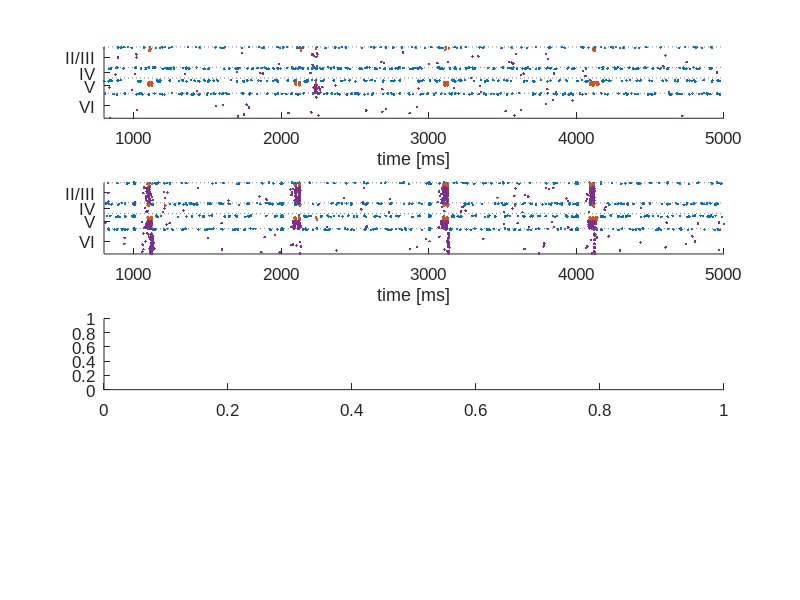

MATLAB code to generate this figure: (Note: this script raises an error after producing the figure.)
set(0,'DefaultAxesFontName', 'Arial')
set(0,'DefaultAxesFontSize', 12)

% Change default text fonts.
set(0,'DefaultTextFontname', 'Arial')
set(0,'DefaultTextFontSize', 12)

%partA

%lfp_A = []; %1hz
spikes_data = load('activity_f_frequency_inputer.csv');
min_time = 800;
max_time =5000;
start_index = find (spikes_data(:,1)>=min_time,1, 'first');
end_index = find (spikes_data(:,1)< max_time,1, 'last');
spikes = spikes_data(start_index:end_index,:);
%lfp_A = lfp_A(start_index:end_index,:);
col_number = 3;
    figure;
for col = 2:col_number 
   subplot(4,1,col - 1);
   
    spikes_temp = spikes(spikes(:,3)== (col-1),:);
 
    scatter(spikes_temp(spikes_temp(:,4)==1, 1), spikes_temp(spikes_temp(:,4)==1, 2), '.r');
    hold on;
    scatter(spikes_temp(spikes_temp(:,4)==2, 1), spikes_temp(spikes_temp(:,4)==2, 2), '.b');
     hold on;
    scatter(spikes_temp(spikes_temp(:,4)==4, 1), spikes_temp(spikes_temp(:,4)==4, 2),'Marker', '.', 'MarkerEdgeColor',[0,0.6,0.2]);
    hold on;
    scatter(spikes_temp(spikes_temp(:,4)==3, 1), spikes_temp(spikes_temp(:,4)==3, 2), '.g');
  
    %layer markings
    VItop = max(spikes_temp(spikes_temp(:,5) == 6,2))
    Vtop = max(spikes_temp(spikes_temp(:,5) == 5,2));
    IVtop = max(spikes_temp(spikes_temp(:,5) == 4,2));
    IIItop = max(spikes_temp(spikes_temp(:,5) == 3,2));

    %axes
    minCol = min( spikes_temp(:,2));
    maxCol = max( spikes_temp(:,2));
    set(gca,'YTick', [(VItop-minCol)/2 + minCol , (Vtop - VItop)/2 + VItop , (IVtop-Vtop)/2+ Vtop, (IIItop-IVtop)/2+ IVtop]);
    set(gca,'YTickLabel',{'VI','V','IV','II/III'});
   
    line( [min_time max_time], [ VItop  VItop], 'LineStyle',':', 'Color', [0.5,0.5,0.5])
     line( [min_time max_time], [ Vtop,  Vtop], 'LineStyle',':', 'Color', [0.5,0.5,0.5])
    line( [min_time max_time], [ IVtop,  IVtop], 'LineStyle',':', 'Color', [0.5,0.5,0.5])
    line( [min_time max_time], [ IIItop,  IIItop], 'LineStyle',':', 'Color', [0.5,0.5,0.5])
    %axes labels
     xlabel('time [ms]');
      xlim([min_time max_time]) 
    %ylabel(['Column ', int2str(col)]);
    
    xlim([min_time max_time]) 
    ylim( [minCol, maxCol])
     
    
    hold off;
   
end;



%subplot(2,1,2);

% plot(lfp_A(:,1), lfp_A(:,col_number+1), 'b')
% ylabel('LFP' )
% set(gca,'Box','off')
% set(gca,'YDir','reverse')
% xlabel('time [ms]')   

%partB
%figure;
lfp_data1 = load('lfp_short__focal_8.csv');
lfp_data2 = load('lfp_LTSblockade_LTSblockade50.csv');
lfp_data3 = load('lfp_LTSblockade_LTSblockade80.csv');
min_time = 10;
max_time =500;
start_index = find (lfp_data1(:,1)>=min_time,1, 'first');
end_index = find (lfp_data1(:,1)<= max_time,1, 'last');
lfp1 = lfp_data1(start_index:end_index,:);
lfp2 = lfp_data2(start_index:end_index,:);
lfp3 = lfp_data3(start_index:end_index,:);
col_number = 3;

ymin = min(min([lfp1(:, 2:(col_number+1)); lfp2(:, 2:(col_number+1)); lfp3(:, 2:(col_number+1))]))
ymax = max(max([lfp1(:, 2:(col_number+1)); lfp2(:, 2:(col_number+1)); lfp3(:, 2:(col_number+1))]))




for col = 2:col_number 
 
subplot(4,1,col+1); 
plot(lfp1(:,1), lfp1(:,col+1), 'k', 'LineWidth', 1,  'LineSmoothing','on')
hold on;
plot(lfp2(:,1), lfp2(:,col+1), 'Color', [1,0,0], 'LineWidth', 1,  'LineSmoothing','on')
hold on;
plot(lfp3(:,1), lfp3(:,col+1), 'Color', [0.5,0,1], 'LineWidth', 1,  'LineSmoothing','on')
hold off;
ylim([ymin, ymax]);
ylabel(['Column ', int2str(col)] );
set(gca,'Box','off')
set(gca,'YDir','reverse')
xlabel('time [ms]')   
set(gca,'YTick', [-20 -10])
set(gca,'YTickLabel',{'0','-1'})
end;
 legend_handle = legend('control', '50% LTS blockade',  '80% LTS blockade', 'Box', 'off')
 set(legend_handle, 'Box', 'off')
set(legend_handle, 'Location', 'SouthWest')
